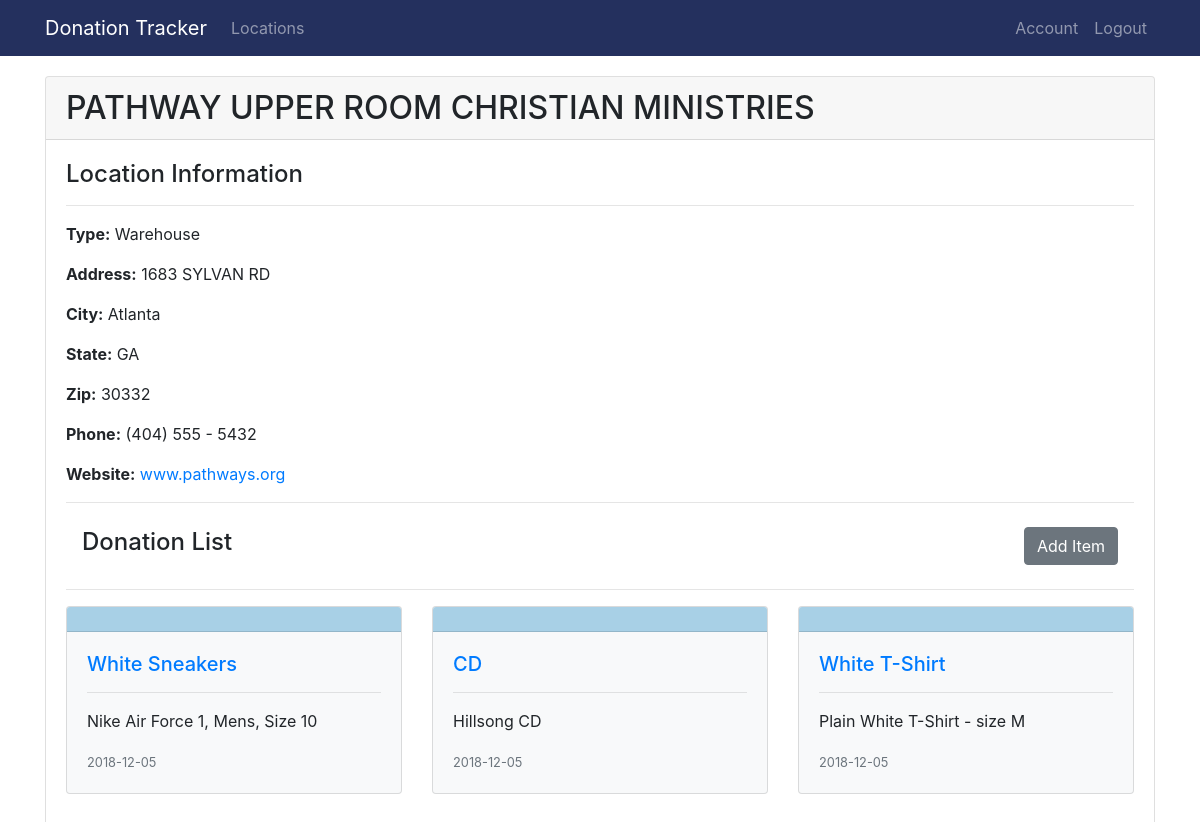
Screenshot of /location/3 (signed in) with the database file from the repository.
### donationTracker/models.py (models this page shows, shortened)
class Location(db.Model):
    id = db.Column(db.Integer, primary_key=True)
    name = db.Column(db.String(100), nullable=False)
    lat = db.Column(db.String(20), nullable=False)
    long = db.Column(db.String(20), nullable=False)
    address = db.Column(db.String(100), unique=True, nullable=False)
    city = db.Column(db.String(100), nullable=False)
    state = db.Column(db.String(2), nullable=False)
    zip = db.Column(db.String(11), nullable=False)
    type = db.Column(db.String(30), nullable=False)
    phone = db.Column(db.String(20), unique=True, nullable=False)
    website = db.Column(db.String(100), nullable=False)
    items = db.relationship('Item', backref='location', lazy=True)

class Item(db.Model):
    id = db.Column(db.Integer, primary_key=True)
    name = db.Column(db.String(100), nullable=False)
    date_time = db.Column(db.DateTime, nullable=False, default=datetime.utcnow)
    description = db.Column(db.Text, nullable=False)
    category = db.Column(db.String(30), nullable=False)
    location_id = db.Column(db.Integer, db.ForeignKey('location.id'), nullable=False)

### donationTracker/routes.py (the view)
@app.route('/location/<int:location_id>')
@login_required
def location(location_id):
    location = Location.query.get_or_404(location_id)
    items = Item.query.filter_by(location_id=location.id).all()
    return render_template('location.html', title=location.name, location=location, items=items)

### donationTracker/models.py (called while the page is built)
@login_manager.user_loader
def load_user(user_id):
    return User.query.get(int(user_id))

### donationTracker/templates/location.html
{% extends "layout.html" %}
{% block content %}
<div class="card">
  <h2 class="card-header">{{ location.name }}</h2>
  <div class="card-body">
    <h4>Location Information</h4>
    <hr>
    <p><strong>Type:</strong> {{ location.type }}</p>
    <p><strong>Address:</strong> {{ location.address }}</p>
    <p><strong>City:</strong> {{ location.city }}</p>
    <p><strong>State:</strong> {{ location.state }}</p>
    <p><strong>Zip:</strong> {{ location.zip }}</p>
    <p><strong>Phone:</strong> {{ location.phone }}</p>
    <p><strong>Website:</strong><a href="#"> {{ location.website }}</a>
    <hr>
    <nav class="navbar navbar-light bg-white">
        <h4>Donation List</h4>
        <form class="form-inline">
        {% if current_user.user_type == 'location_employee'%}
            <a class="btn btn-secondary" href="{{ url_for('add_item', location_id=location.id)}}">Add Item</a>
        {% endif %}
        </form>
    </nav>
    <hr>
    <div class="row">
    {% for item in items %}
        <div class="col-sm-4 mb-3">
            <div class="card bg-light">
              <div class="card-header" style="background-color: #a8d0e6"></div>
              <div class="card-body">
                <h5><a href="{{ url_for('item', item_id=item.id) }}">{{ item.name }}</a></h5>
                <hr>
                <p class="card-text">{{ item.description }}</p>
                <p class="card-text"><small class="text-muted">{{ item.date_time.strftime('%Y-%m-%d') }}</small></p>
              </div>
            </div>
        </div>
    {% endfor %}
    </div>
  </div>
</div>
{% endblock content %}

### rows the page displays
Location: name "PATHWAY UPPER ROOM CHRISTIAN MINISTRIES", type "Warehouse", address "1683 SYLVAN RD", city "Atlanta", state "GA", zip "30332", phone "(404) 555 - 5432", website "www.pathways.org"
Item: name "White Sneakers", description "Nike Air Force 1, Mens, Size 10", date_time "2018-12-05"
Item: name "CD", description "Hillsong CD", date_time "2018-12-05"
Item: name "White T-Shirt", description "Plain White T-Shirt - size M", date_time "2018-12-05"
